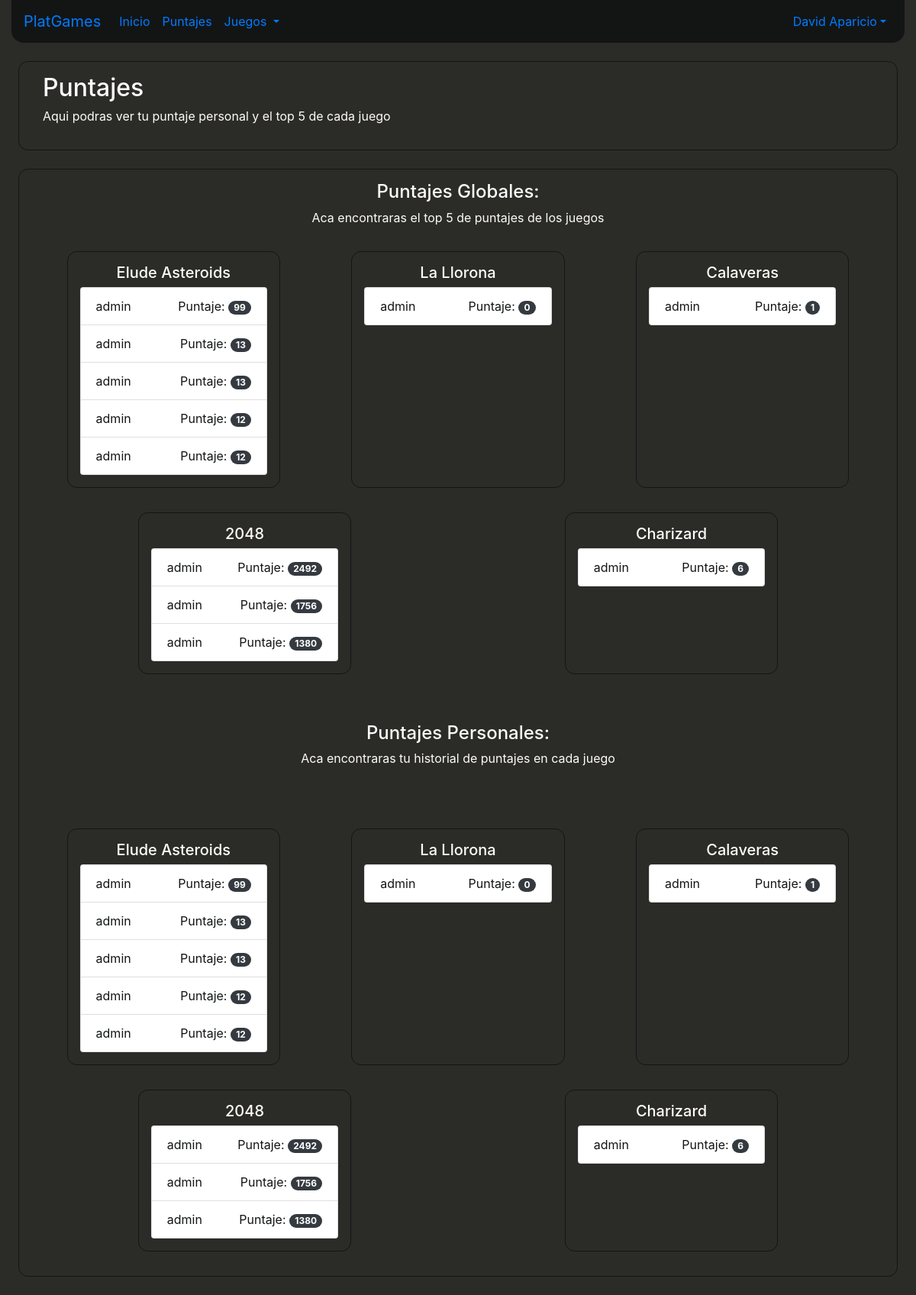
/puntajes (signed in), run on an earlier commit of the app's database.
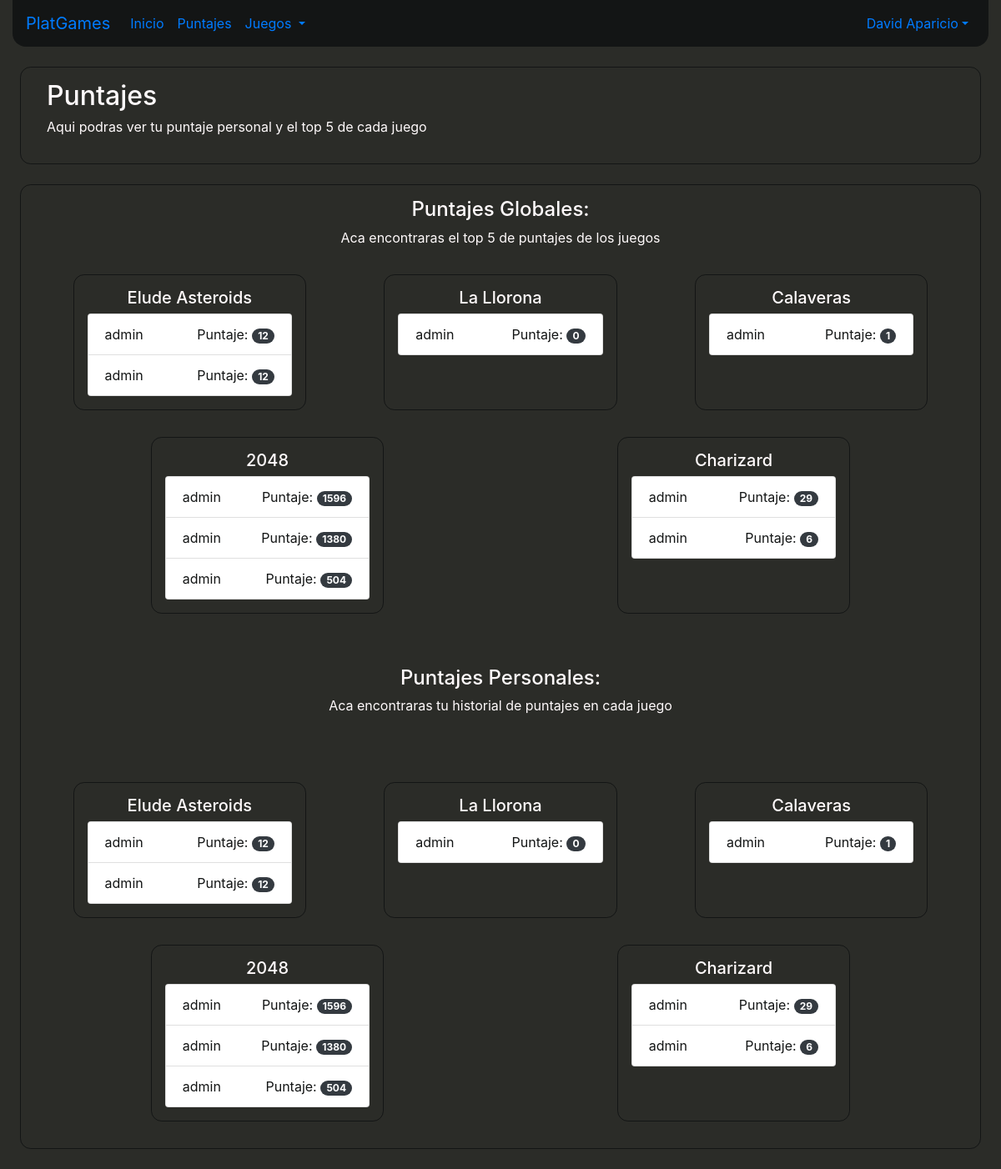
And on a later commit of the database.
### puntaje_juegos/models.py (models this page shows, shortened)
class Jugador_VideoJuego(models.Model):
    puntaje = models.IntegerField()
    jugador = models.ForeignKey(User)
    juego = models.ForeignKey(Videojuego)
    class Meta:
        ordering = ('-puntaje',)

### puntaje_juegos/views.py (the view)
# urls.py: url(r'puntajes$', views.mostrar_puntajes)
@login_required(login_url='/')
def mostrar_puntajes(request):
    queryTopElude = Jugador_VideoJuego.objects.filter(juego=1)[:5]
    queryTopLlorona = Jugador_VideoJuego.objects.filter(juego=2)[:5]
    queryTopCalaveras = Jugador_VideoJuego.objects.filter(juego=3)[:5]
    queryTop2048 = Jugador_VideoJuego.objects.filter(juego=4)[:5]
    queryTopCharizard = Jugador_VideoJuego.objects.filter(juego=5)[:5]
    queryEludePer = Jugador_VideoJuego.objects.filter(
        jugador=request.user, juego=1)
    queryLloronaPer = Jugador_VideoJuego.objects.filter(
        jugador=request.user, juego=2)
    queryCalaverasPer = Jugador_VideoJuego.objects.filter(
        jugador=request.user, juego=3)
    query2048Per = Jugador_VideoJuego.objects.filter(
        jugador=request.user, juego=4)
    queryCharizardPer = Jugador_VideoJuego.objects.filter(
        jugador=request.user, juego=5)
    contexto = {
        'topElude': queryTopElude,
        'topLlorona': queryTopLlorona,
        'topCalaveras': queryTopCalaveras,
        'top2048': queryTop2048,
        'topCharizard': queryTopCharizard,
        'perElude': queryEludePer,
        'perLlorona': queryLloronaPer,
        'perCalaveras': queryCalaverasPer,
        'per2048': query2048Per,
        'perCharizard': queryCharizardPer,
    }
    return render(request, 'puntajes.html', contexto)

### templates/puntajes.html
{% extends 'base.html'%}
{% load staticfiles %}
{% block style_content %}
<link rel="stylesheet" href="{% static 'css/puntajes.css' %}">
{% endblock style_content %}
{% block content %}
<section id="section-container">
    <div class="container">
        <div class="row align-items-middle">
            <div class="col-12">
                <h2>Puntajes</h2>
                <p>Aqui podras ver tu puntaje personal y el top 5 de cada juego</p>
            </div>
        </div>
    </div>
</section>
<section id="section-container">
    <div class="container">
        <div class="row">
            <div class="col-12 col-titulo-tabla">
                <h4>Puntajes Globales:</h3>
                <p>Aca encontraras el top 5 de puntajes de los juegos</p>
            </div>
        </div>
        <div class="row justify-content-around">
            <div class="col-12 col-md-3 col-puntaje col-titulo-tabla">
                <h5>Elude Asteroids</h5>
                <ul class="list-group lista">
                    {% for top in topElude %}
                    <li class="list-group-item d-flex justify-content-between align-items-center">
                        {{top.jugador}}
                        <div>Puntaje: <span class="badge badge-dark badge-pill">{{top.puntaje}}</span></div>
                    </li>
                    {% endfor %}
                </ul>
            </div>
            <div class="col-12 col-md-3 col-puntaje col-titulo-tabla">
                <h5>La Llorona</h5>
                <ul class="list-group lista">
                    {% for top in topLlorona %}
                    <li class="list-group-item d-flex justify-content-between align-items-center">
                        {{top.jugador}}
                        <div>Puntaje:
                            <span class="badge badge-dark badge-pill">{{top.puntaje}}</span>
                        </div>
                    </li>
                    {% endfor %}
                </ul>
            </div>
            <div class="col-12 col-md-3 col-puntaje col-titulo-tabla">
                <h5>Calaveras</h5>
                <ul class="list-group lista">
                    {% for top in topCalaveras %}
                    <li class="list-group-item d-flex justify-content-between align-items-center">
                        {{top.jugador}}
                        <div>Puntaje:
                            <span class="badge badge-dark badge-pill">{{top.puntaje}}</span>
                        </div>
                    </li>
                    {% endfor %}
                </ul>
            </div>
        </div>
        <div class="row justify-content-around">
            <div class="col-12 col-md-3 col-puntaje col-titulo-tabla">
                <h5>2048</h5>
                <ul class="list-group lista">
                    {% for top in top2048 %}
                    <li class="list-group-item d-flex justify-content-between align-items-center">
                        {{top.jugador}}
                        <div>Puntaje:
                            <span class="badge badge-dark badge-pill">{{top.puntaje}}</span>
                        </div>
                    </li>
                    {% endfor %}
                </ul>
            </div>
            <div class="col-12 col-md-3 col-puntaje col-titulo-tabla">
                <h5>Charizard</h5>
                <ul class="list-group lista">
                    {% for top in topCharizard %}
                    <li class="list-group-item d-flex justify-content-between align-items-center">
                        {{top.jugador}}
                        <div>Puntaje:
                            <span class="badge badge-dark badge-pill">{{top.puntaje}}</span>
                        </div>
                    </li>
                    {% endfor %}
                </ul>
            </div>
        </div>
        <div class="row row-puntaje">
            <div class="col-12 col-titulo-tabla">
                <h4>Puntajes Personales:</h3>
                    <p>Aca encontraras tu historial de puntajes en cada juego</p>
            </div>
        </div>
        <div class="row justify-content-around">
            <div class="col-12 col-md-3 col-puntaje col-titulo-tabla">
                <h5>Elude Asteroids</h5>
                <ul class="list-group lista">
                    {% for per in perElude %}
                    <li class="list-group-item d-flex justify-content-between align-items-center">
                        {{per.jugador}}
                        <div>Puntaje:
                            <span class="badge badge-dark badge-pill">{{per.puntaje}}</span>
                        </div>
                    </li>
                    {% endfor %}
                </ul>
            </div>
            <div class="col-12 col-md-3 col-puntaje col-titulo-tabla">
                <h5>La Llorona</h5>
                <ul class="list-group lista">
                    {% for per in perLlorona %}
                    <li class="list-group-item d-flex justify-content-between align-items-center">
                        {{per.jugador}}
                        <div>Puntaje:
                            <span class="badge badge-dark badge-pill">{{per.puntaje}}</span>
                        </div>
                    </li>
                    {% endfor %}
                </ul>
            </div>
            <div class="col-12 col-md-3 col-puntaje col-titulo-tabla">
                <h5>Calaveras</h5>
                <ul class="list-group lista">
                    {% for per in perCalaveras %}
                    <li class="list-group-item d-flex justify-content-between align-items-center">
                        {{per.jugador}}
                        <div>Puntaje:
                            <span class="badge badge-dark badge-pill">{{per.puntaje}}</span>
                        </div>
                    </li>
                    {% endfor %}
                </ul>
            </div>
        </div>
        <div class="row justify-content-around">
            <div class="col-12 col-md-3 col-puntaje col-titulo-tabla">
                <h5>2048</h5>
                <ul class="list-group lista">
                    {% for per in per2048 %}
                    <li class="list-group-item d-flex justify-content-between align-items-center">
                        {{per.jugador}}
                        <div>Puntaje:
                            <span class="badge badge-dark badge-pill">{{per.puntaje}}</span>
                        </div>
                    </li>
                    {% endfor %}
                </ul>
            </div>
            <div class="col-12 col-md-3 col-puntaje col-titulo-tabla">
                <h5>Charizard</h5>
                <ul class="list-group lista">
                    {% for per in perCharizard %}
                    <li class="list-group-item d-flex justify-content-between align-items-center">
                        {{per.jugador}}
                        <div>Puntaje:
                            <span class="badge badge-dark badge-pill">{{per.puntaje}}</span>
                        </div>
                    </li>
                    {% endfor %}
                </ul>
            </div>
        </div>
    </div>
</section>
{% endblock content %}

### templates/base.html (shortened to what this page needs)
<!DOCTYPE html>
<html lang="en">
	<head>
		{% load staticfiles %}
		<link rel="stylesheet" href="{% static 'css/bootstrap.min.css' %}">
		<link rel="stylesheet" href="{% static 'css/base.css' %}">
		{% block style_content %}
		{% endblock style_content %}
	</head>
	<body>
		<header id="header-container">
			<div class="container-fluid">
				<nav class="navbar navbar-expand-lg ">
					<a class="navbar-brand" href="/inicio">PlatGames</a>
					<div class="collapse navbar-collapse justify-content-between" id="navbarNavDropdown">
						<ul class="navbar-nav">
							<li class="nav-item {{active_inicio}}">
								<a class="nav-link" href="/inicio">Inicio</a>
							</li>
							<li class="nav-item {{active_puntajes}}">
								<a class="nav-link" href="/inicio/puntajes">Puntajes</a>
							</li>
							<li class="nav-item dropdown">
								<a class="nav-link dropdown-toggle" href="#" id="navbarDropdownMenuLink" data-toggle="dropdown" aria-haspopup="true" aria-expanded="false">
									Juegos
								</a>
							</li>
						</ul>
						<ul class="navbar-nav">
							<li class="nav-item dropdown">
								<a class="nav-link dropdown-toggle" data-toggle="dropdown" href="#" role="button" aria-haspopup="true" aria-expanded="false">{{user.first_name}} {{user.last_name}}</a>
							</li>
						</ul>
					</div>
				</nav>
			</div>
		</header>
		{% block content %}
		{% endblock content %}
	</body>
</html>

### static/css/base.css (style rules this page uses)
* { font-size: 16px; }
body { background-color: #2B2C28; }
nav { background-color: #131515; border-radius: 0 0 1em 1em; }

### usuario/static/css/puntajes.css (style rules this page uses)
#section-container { margin: 1.5em; padding: 1em; color: #FFFAFB; border-radius: .8em; border: .1em solid #131515; }
.col-puntaje { padding: 1em; border-radius: .8em; border: .1em solid #131515; margin: 1em 0; }
.col-titulo-tabla { text-align: center; }
.lista { color: #131515; }
.row-puntaje { margin: 3em 0; }

What changed in the data, as far as the page shows it:
removed Jugador_VideoJuego: jugador "admin", puntaje "99"
removed Jugador_VideoJuego: jugador "admin", puntaje "13"
removed Jugador_VideoJuego: jugador "admin", puntaje "13"
removed Jugador_VideoJuego: jugador "admin", puntaje "2492"
removed Jugador_VideoJuego: jugador "admin", puntaje "1756"
added Jugador_VideoJuego: jugador "admin", puntaje "1596"
added Jugador_VideoJuego: jugador "admin", puntaje "504"
added Jugador_VideoJuego: jugador "admin", puntaje "29"
